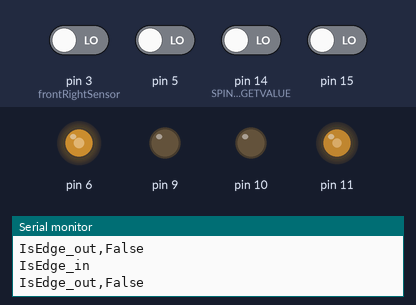
Simulated run of this sketch. Board: Arduino Nano, built with avr-gcc and run on an emulated ATmega328P. On the bench: output pins drawn as LEDs (lit = HIGH), the last lines printed to the serial monitor. The test bench sets the inputs (shaded band); at power-on: pin 3 (frontRightSensor), pin 5, pin 14 (SPINCOUNT_TARGETVALUE), pin 15 LOW.

Above: at 1.2 s.
1.3 s: pin 3 (frontRightSensor) driven HIGH
At 2.5 s:
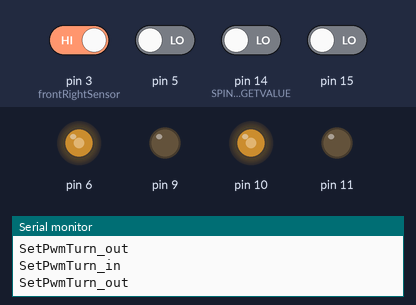
2.8 s: pin 5 driven HIGH
At 3.7 s:
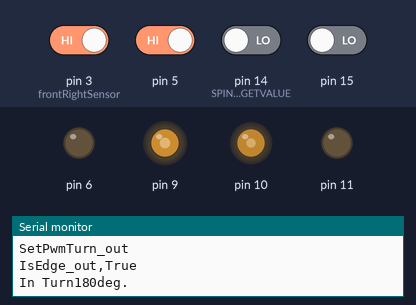
Timing chart, 0 to 5.8 s (numbered marks = the images above; inputs shaded):
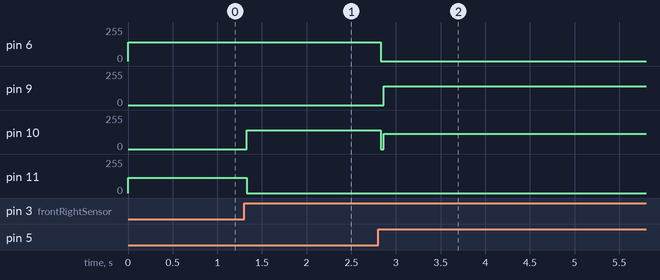

The sketch:

WBRControl.ino
```cpp
#include "WBRCtrl.h"


// ピン番号アサイン(0はセンサーを使用しないことを指定）
#define LEFT_MOTOR_PWM_GO       11    // 左モーターのＰＷＭ正接出力ピン(デジタル)
#define LEFT_MOTOR_PWM_BACK     10    // 左モーターのＰＷＭ逆接出力ピン(デジタル)
#define RIGHT_MOTOR_PWM_GO      6     // 右モーターのＰＷＭ正接出力ピン(デジタル)
#define RIGHT_MOTOR_PWM_BACK    9     // 右モーターのＰＷＭ逆接出力ピン(デジタル)
#define READ_BATTERY            8     //　電圧測定用ピン(センサ番号仮)
#define FRONT_RIGHT_SENSOR      3     // 前方右センサのピン番号(デジダル)
#define FRONT_LEFT_SENSOR       5     // 前方左センサのピン番号（デジタル）
#define FRONT_CENTER_SENSOR     0     // 前方中央センサのピン番号（存在しない場合は0を設定）（デジタル）
#define SIDE_RIGHT_SENSOR       2     // 右側面センサのピン番号（デジタル）
#define SIDE_LEFT_SENSOR        7     // 左側面センサのピン番号（デジタル）
#define MAGNET_SENSOR           12    // 給電所で磁力を検知するためのセンサのピン番号(そもそもセンサが存在するのだろうか？)(センサ番号仮)
#define RIGHT_ROTARY_ENCODER    15    // 右ロータリーエンコーダのセンサのピン番号
#define LEFT_ROTARY_ENCODER     14    // 左ロータリーエンコーダのセンサのピン番号

// ピン番号
int rightMotorPWMGo = RIGHT_MOTOR_PWM_GO;
int rightMotorPWMBack = RIGHT_MOTOR_PWM_BACK;
int leftMotorPWMGo = LEFT_MOTOR_PWM_GO;
int leftMotorPWMBack = LEFT_MOTOR_PWM_BACK;
int readBattery = READ_BATTERY;
int frontRightSensor = FRONT_RIGHT_SENSOR;
int frontLeftSensor = FRONT_LEFT_SENSOR;
int frontCenterSensor = FRONT_CENTER_SENSOR;
int sideRightSensor = SIDE_RIGHT_SENSOR;
int sideLeftSensor = SIDE_LEFT_SENSOR;
int magnetSensor = MAGNET_SENSOR;
int rightRotary_Encoder = RIGHT_ROTARY_ENCODER;
int leftRotary_Encoder = LEFT_ROTARY_ENCODER;

WBRCtrl wbr(
	rightMotorPWMGo,
  leftMotorPWMGo,
	rightMotorPWMBack,
	leftMotorPWMBack,
	readBattery,
	frontRightSensor,
	frontLeftSensor,
	frontCenterSensor,
	sideRightSensor,
	sideLeftSensor,
	magnetSensor,
	rightRotary_Encoder,
	leftRotary_Encoder
);

void setup()
{

	wbr.PinInitialization();
	Serial.begin(9600);

}

void loop()
{
	wbr.main();
  /* add main program code here */

}
```

WBRCtrl.cpp
```cpp
#include "WBRCtrl.h"


//
WBRCtrl::WBRCtrl
(
	int _PinRmotorPWMf,
	int	_PinLmotorPWMf,
	int _PinRmotorPWMb,
	int _PinLmotorPWMb,
	int _PinReadBattery,
	int	_PinFRSensor,
	int	_PinFLSensor,
	int	_PinFCSensor,
	int	_PinSideRSensor,
	int	_PinSideLSensor,
	int	_PinMagnetSensor,
	int	_PinRRotary_Encoder,
	int	_PinLRotary_Encoder

)
{
	PinRmotorPWMf = _PinRmotorPWMf;
	PinLmotorPWMf = _PinLmotorPWMf;
	PinRmotorPWMb = _PinRmotorPWMb;
	PinLmotorPWMb = _PinLmotorPWMb;
	PinReadBattery = _PinReadBattery;
	PinFRSensor = _PinFRSensor;
	PinFLSensor = _PinFLSensor;
	PinFCSensor = _PinFCSensor;
	PinSideRSensor = _PinSideRSensor;
	PinSideLSensor = _PinSideLSensor;
	PinMagnetSensor = _PinMagnetSensor;
	PinRRotary_Encoder = _PinRRotary_Encoder;
	PinLRotary_Encoder = _PinLRotary_Encoder;


}
void WBRCtrl::PinInitialization()
{
	pinMode(PinRmotorPWMf, OUTPUT);
	pinMode(PinLmotorPWMf, OUTPUT);
	pinMode(PinRmotorPWMb, OUTPUT);
	pinMode(PinLmotorPWMb, OUTPUT);
	pinMode(PinReadBattery, INPUT);
	pinMode(PinFLSensor, INPUT);
	pinMode(PinFCSensor, INPUT);
	pinMode(PinFRSensor, INPUT);
	pinMode(PinSideRSensor, INPUT);
	pinMode(PinSideLSensor, INPUT);
	pinMode(PinMagnetSensor, INPUT);
	pinMode(PinRRotary_Encoder, INPUT);
	pinMode(PinLRotary_Encoder, INPUT);
}

/// <summary>
/// メイン関数
/// </summary>
/// <returns></returns>
int WBRCtrl::main()
{
	int ConerCount=0;
	Direction direct = Left;
  Serial.println("main＿in");
/*	while (CheckBattery(START_BATTERY))//起動電圧に達していないことを確認
	{
		delay(CHARGE_DELAY_TIME);//受電
	}

 */
	while (1)//起動最低電圧でないかを確認
	{
		SetPwmMove(Forward, Forward);

		if (IsEdge() == true)
		{

			TurnDeg180(direct);
			direct = direct == Right ? Left : Right;//次の角の回転方向を決定する。

			if (IsCorner() == true)
			{

        ConerCount++;
				if(ConerCount >= 2){
				//2はdefainで指定してね

				break;
				}
			}
		}
	}

	SetPwmStop();
  Serial.println("main＿out");
		//帰還用関数が必要

	/*以下計測とそれに応じた挙動を設定するコード　論理的に破綻したためパージ
	  //計測開始
	  int width = MeasureDistanceByRoll();// / SPINCOUNT_BODY_LENGTH;//横方向の計測値/本体一体分の回転回数
	  Turn(deg90, Left);
	  int	height = MeasureDistanceByRoll()/ SPINCOUNT_BODY_LENGTH;//縦方向の計測値/本体一体分の回転回数
	  Turn(deg90, Left);
	  x_location = 0;
	  y_location = height;

	  while (y_location <= SPINCOUNT_BODY_LENGTH);
	  {
	  Move();
	  RolltoStopByCount(width,width);
	  Stop();
	  Turn(deg180, Left);
	  }

	*/
}


/// <summary>
/// ルンバがホワイトボードの端に来たことを検知
/// </summary>
/// <returns>端かどうか</returns>
bool WBRCtrl::IsEdge()
{
  Serial.println("IsEdge_in");
	int Edge = false;

	int FRcensor = digitalRead(PinFRSensor);
	int FLcensor = digitalRead(PinFLSensor);
	int FCcensor = digitalRead(PinFCSensor);

	FCcensor = (PinFCSensor == 0) ? 0 : FCcensor;

	if (FRcensor == FLOOR_NOTEXIST || FLcensor == FLOOR_NOTEXIST || FCcensor == FLOOR_NOTEXIST)//どれか一つにセンサーに引っかかったら
	{
		FloorDirectionTurning();
		Serial.println("IsEdge_out,True");
		return Edge = true;
	}
  Serial.println("IsEdge_out,False");
	return Edge;

}

/// <summary>
/// 角かどうかを確認する関数
/// </summary>
/// <param name="direct">回転方向</param>
/// <returns>角であれば[true]でなければ[false]</returns>
bool WBRCtrl::IsCorner()
{
  Serial.println("InCorner_in");
	int SideRcensor = digitalRead(PinSideRSensor);
	int SideLcensor = digitalRead(PinSideLSensor);

	if (SideRcensor == FLOOR_EXIST || SideLcensor == FLOOR_EXIST)
	{
    Serial.println("InCorner_out,True");
		return true;
	}

  Serial.println("InCorner_out,False");
	return false;
}


///<summary>バッテリーの残量確認</summary>
///<param name='batteryTartgetValue'>バッテリー電圧値 </param>
///<return>バッテリー電圧が所定の値を満たしているかどうか</return>
///
bool WBRCtrl::CheckBattery(double batteryTartgetValue)
{
  return analogRead(PinReadBattery) <= batteryTartgetValue ? false : true;
}
/// <summary>
/// ホワイトボード上下左右の、橋からルンバが飛び出そうとしたときに回転させてもとに戻る関数
/// </summary>
void WBRCtrl::FloorDirectionTurning()
{
	int Rcensor = digitalRead(PinFRSensor);
	int Lcensor = digitalRead(PinFLSensor);

	if (Rcensor == FLOOR_EXIST)
	{

		while (digitalRead(PinFRSensor) != digitalRead(PinFLSensor))
		{
			SetPwmTurn(Right);
		}
	}

	else if (Lcensor == FLOOR_EXIST)
	{
		while (digitalRead(PinFRSensor) != digitalRead(PinFLSensor))
		{
			SetPwmTurn(Left);
		}
	}

	SetPwmStop();

	return;

}
/*
  床方向調整用

*/
void WBRCtrl::SetPwmTurn(Direction dic)
{
  Serial.println("SetPwmTurn_in");
	if (dic == Right)
	{
		analogWrite(PinLmotorPWMf, TURN_PWM);
		analogWrite(PinLmotorPWMb, 0);
		analogWrite(PinRmotorPWMf, 0);
		analogWrite(PinRmotorPWMb, TURN_PWM);
		return;
	}
 else if(dic == Left)
 {
	analogWrite(PinLmotorPWMf, 0);
	analogWrite(PinLmotorPWMb, TURN_PWM);
	analogWrite(PinRmotorPWMf, TURN_PWM);
	analogWrite(PinRmotorPWMb, 0);
  Serial.println("SetPwmTurn_out");
	return;
 }
}
/// <summary>
///
/// </summary>
/// <param name="Rdic"></param>
/// <param name="Ldic"></param>
void WBRCtrl::SetPwmMove(Direction Rdic, Direction Ldic)
{

	analogWrite(PinLmotorPWMf, Rdic == Forward ? RIGHT_PWM_SPEED : 0);
	analogWrite(PinLmotorPWMb, Rdic == Back ? RIGHT_PWM_SPEED : 0);

	analogWrite(PinRmotorPWMf, Ldic == Forward ? LEFT_PWM_SPEED : 0);
	analogWrite(PinRmotorPWMb, Ldic == Back ? LEFT_PWM_SPEED : 0);

	return;
}


/// <summary>
/// モーターの回転を停止状態に設定する
/// </summary>
void WBRCtrl::SetPwmStop()
{
	analogWrite(PinLmotorPWMb, 0);
	analogWrite(PinLmotorPWMf, 0);

	analogWrite(PinRmotorPWMb, 0);
	analogWrite(PinRmotorPWMf, 0);

	return;
}

void WBRCtrl::TurnDeg180(Direction dic){

	Serial.println("In Turn180deg.");

		// 回転の際にボードのフチに干渉しないように少し後方へ
	SetPwmMove(Back,Back);

	MoveByCount(2,2);//計算は後で

	SetPwmStop();

		// その場で90度回転
	SetPwmTurn(dic);
	MoveByCount(4, 4);

		//車体分前進
	SetPwmMove(Forward,Forward);

	MoveByCount(3, 3);

	SetPwmStop();

		// もう一度その場で90度回転
	SetPwmTurn(dic);
	MoveByCount(4, 4);
	Serial.println("Out Turn180deg.");
}


/// <summary>
/// 指定の回転数回転を行わせる関数
/// </summary>
/// <param name="RspinCount_TargetCount">右モーターの指定回転数</param>
/// <param name="LspinCount_TargetCount">左モーターの指定回転数</param>
/*
*左右のタイヤについているロータリーエンコーダのパルスを見て、タイヤが指定された回数回転するまで監視する
 *回転量の制御には「x回転」のxを引数に入力してください。
 *センサが羽を通過しているときは出力が0[LOW]、通過していないときは1[HI]が帰ってきます。
 *車輪のサイズは17/6/16時点では56mm,車体の円の直径は180mmです.
 */
void WBRCtrl::MoveByCount(float RspinCount_TargetCount, float LspinCount_TargetCount)
{
	//一回転に必要なパルス数にタイヤの回転数をかけて、必要なパルス数を用意する
	//(ここで、呼びされたときに得た引数を用いて必要な回転量分のパルス数を計算)
	RspinCount_TargetCount, LspinCount_TargetCount *= SPINCOUNT_TARGETVALUE;

	// forループ内で前回のループのセンサの状態を保存する変数を定義
	int bf_RRotary_Encoder = 0;
	int bf_LRotary_Encoder = 0;

	for (int RspinCount, LspinCount = 0; RspinCount_TargetCount >= RspinCount && LspinCount_TargetCount >= LspinCount;)//規定のパルス数パルスが発振されるまで繰り返す
	{
		int statRR_Encoder, statLR_Encoder;

		statRR_Encoder = digitalRead(PinRRotary_Encoder);
		statLR_Encoder = digitalRead(PinLRotary_Encoder);


		if (statRR_Encoder == 0)
		{
			if (bf_RRotary_Encoder == 1)
			{

				RspinCount++;
			}
		}

		if (statLR_Encoder == 0)
		{
			if (bf_LRotary_Encoder == 1)
			{

				LspinCount++;
			}
		}
		// 今回のセンサの状態を次のループへ持ち越す
		bf_RRotary_Encoder = statRR_Encoder;
		bf_LRotary_Encoder = statLR_Encoder;
	}
}

/// <summary>
/// 角までの距離(タイヤの回転回数)を計測する関数
/// </summary>
/// <returns>タイヤの回転した回数</returns>
int WBRCtrl::MeasureDistanceByRoll()
{
	SetPwmMove(Forward, Forward);
	int spinCount = 0;

	int bf_RRotary_Encoder = 0;
	int bf_LRotary_Encoder = 0;
	for (int RspinCount, LspinCount = 0;;)
	{

		int statRR_Encoder, statLR_Encoder;

		statRR_Encoder = digitalRead(PinRRotary_Encoder);
		statLR_Encoder = digitalRead(PinLRotary_Encoder);

		if (IsCorner())
		{

			SetPwmStop();
			spinCount = RspinCount;
			break;
		}

		if (statRR_Encoder == 0)
		{
			if (bf_RRotary_Encoder == 1)
			{

				RspinCount++;
			}
		}

		if (statLR_Encoder == 0)
		{
			if (bf_LRotary_Encoder == 1)
			{

				LspinCount++;
			}
		}
		// 今回のセンサの状態を次のループへ持ち越す
		bf_RRotary_Encoder = statRR_Encoder;
		bf_LRotary_Encoder = statLR_Encoder;
	}


	return spinCount / SPINCOUNT_TARGETVALUE;

}
```

WBRCtrl.h
```cpp
#pragma once

#ifndef WBRCTRL_H_
#define WBRCTRL_H_
// WBRMain
#define BAD_BATTERY			0.5		//	バッテリーが無くなったの電圧
//　FloorCheck
// (非常に残念なことに、床があるときにセンサが返す値は０[LOW]です)
#define FLOOR_EXIST			0		// 床あり
#define FLOOR_NOTEXIST		1		// 床なし
//　CornerCheck
#define CORNER_EXIST		1		// 角あり
#define CORNER_NOTEXIST		0		// 角なし
//　FloorDirectionturning
#define TURN_PWM				140		// モーターの回転数
#define FLOOR_DELAY_TIME 		100		// 調整時の待機時間
//　GoForward
#define RIGHT_PWM_SPEED		115		// 前進時右モーターの回転数
#define LEFT_PWM_SPEED	  140		// 前進時左モーターの回転数
//　StartBatteryCheck
#define START_BATTERY			3.5		//十分にバッテリーが充電されているときの電圧
#define CHARGE_DELAY_TIME		1000		// 充電待機時間\
// Turn90deg
#define SPIN_DELAY_TIME		500		// 回転時の待機時間
#define NEXT_TURN_RIGHT		0		//回転方向を右回りに
#define NEXT_TURN_LEFT		1		//回転方向を左回りに
//　BackHome
#define MGNET_SERACH_DELAY_TIME		500		// 磁力感知のための待機時間
//　Rotary_Encoder
#define ROTARY_ENCODER_SPIN		1		//タイヤの回転数を指定
#define SPINCOUNT_TARGETVALUE		14		//一回転に必要なパルス数(ロータリーエンコーダの調子が悪いため、実際の4倍の値をいれてます。8/4現在)
//
#define SPINCOUNT_BODY_LENGTH	  114514			//一本体分移動する為のパルス数
#define TURNCOUNT_TO_VERTICAL	1919810			//90回転するために必要な回転数

#define DEBUG

#include <arduino.h>
/**
右、左の方向の列挙型
**/
enum Direction
{
	Right = 0, Left = 1, Forward = 2, Back = 3,
};
/**
回転の角度の列挙型
**/
enum Angle
{
	deg90, deg180
};

class WBRCtrl
{
private:
	int PinRmotorPWMf;	//右モーターのPWM正接出力ピン(2)
	int	PinLmotorPWMf;	//左モーターのPWM正接出力ピン(2)
	int PinRmotorPWMb;	//右モーターのPWM逆接出力ピン(2)
	int PinLmotorPWMb;	//左モーターのPWM逆接出力ピン(2)
	int PinReadBattery;
	int	PinFRSensor;
	int	PinFLSensor;
	int	PinFCSensor;
	int	PinSideRSensor;
	int	PinSideLSensor;
	int	PinMagnetSensor;
	int	PinRRotary_Encoder;
	int	PinLRotary_Encoder;

public:
	WBRCtrl
	(
		int PinRmotorPWMf,
		int	PinLmotorPWMf,
		int PinRmotorPWMb,
		int PinLmotorPWMb,
		int PinReadBattery,
		int	PinFRSensor,
		int	PinFLSensor,
		int	PinFCSensor,
		int	PinSideRSensor,
		int	PinSideLSensor,
		int	PinMagnetSensor,
		int	PinRRotary_Encoder,
		int	PinLRotary_Encoder
	);

	int	main();
	void PinInitialization();
	bool IsEdge();
	bool IsCorner();
	bool CheckBattery(double batteryTartgetValue);
	void FloorDirectionTurning();
	void SetPwmTurn(Direction dic);
	void SetPwmMove(Direction Rdic,Direction Ldic);
	void SetPwmStop();
	void TurnDeg180(Direction dic);
	void BackHome();
	void MoveByCount(float RSpinCount_TargetValue, float LSpinCount_TargetValue);
	int MeasureDistanceByRoll();
};


#endif
```

Measured:
- after the input at 1.3 s, pin 10: 0/255 → 140/255 at once; pin 11: 115/255 → 0/255 at once
- after the input at 2.8 s, pin 6: 140/255 → 0/255 at once; pin 9: 0/255 → 140/255 after 0.06 s; pin 10: 140/255 → 115/255 at once
